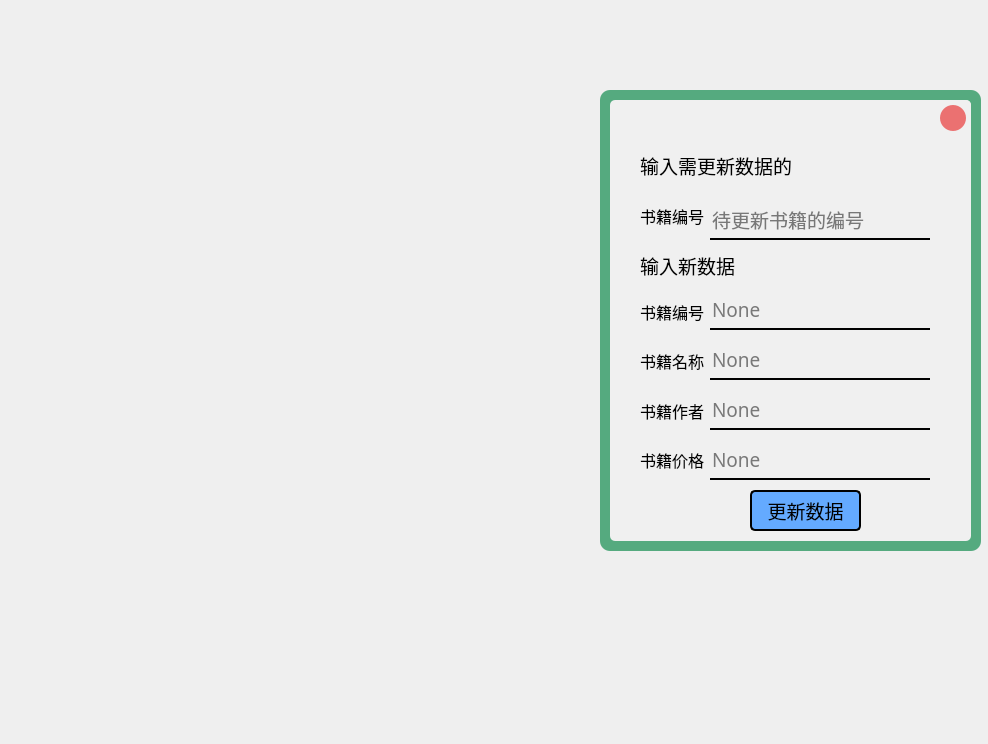
<?xml version="1.0" encoding="UTF-8"?>
<ui version="4.0">
 <class>update_page</class>
 <widget class="QMainWindow" name="update_page">
  <property name="enabled">
   <bool>true</bool>
  </property>
  <property name="geometry">
   <rect>
    <x>0</x>
    <y>0</y>
    <width>988</width>
    <height>744</height>
   </rect>
  </property>
  <property name="windowTitle">
   <string>MainWindow</string>
  </property>
  <property name="windowIcon">
   <iconset resource="res.qrc">
    <normaloff>:/icon/icon/更新.svg</normaloff>:/icon/icon/更新.svg</iconset>
  </property>
  <property name="styleSheet">
   <string notr="true"/>
  </property>
  <widget class="QWidget" name="centralwidget">
   <widget class="QFrame" name="frame_7">
    <property name="geometry">
     <rect>
      <x>600</x>
      <y>90</y>
      <width>381</width>
      <height>461</height>
     </rect>
    </property>
    <property name="styleSheet">
     <string notr="true">border-radius:10px;
background-color: rgb(85, 170, 127);</string>
    </property>
    <property name="frameShape">
     <enum>QFrame::StyledPanel</enum>
    </property>
    <property name="frameShadow">
     <enum>QFrame::Raised</enum>
    </property>
    <widget class="QFrame" name="frame">
     <property name="geometry">
      <rect>
       <x>10</x>
       <y>10</y>
       <width>361</width>
       <height>441</height>
      </rect>
     </property>
     <property name="styleSheet">
      <string notr="true">background-color: rgb(240, 240, 240);
border-radius:5px;</string>
     </property>
     <property name="frameShape">
      <enum>QFrame::NoFrame</enum>
     </property>
     <property name="frameShadow">
      <enum>QFrame::Raised</enum>
     </property>
     <widget class="QLabel" name="label_7">
      <property name="geometry">
       <rect>
        <x>30</x>
        <y>100</y>
        <width>71</width>
        <height>31</height>
       </rect>
      </property>
      <property name="font">
       <font>
        <family>微软雅黑</family>
        <pointsize>12</pointsize>
       </font>
      </property>
      <property name="text">
       <string>书籍编号</string>
      </property>
     </widget>
     <widget class="QLineEdit" name="price_input">
      <property name="geometry">
       <rect>
        <x>100</x>
        <y>340</y>
        <width>220</width>
        <height>40</height>
       </rect>
      </property>
      <property name="font">
       <font>
        <family>方正准圆_GBK</family>
        <pointsize>14</pointsize>
       </font>
      </property>
      <property name="styleSheet">
       <string notr="true">border:none;
border-bottom:2px solid rgb(0,0,0);
border-radius:0px;
</string>
      </property>
      <property name="placeholderText">
       <string>None</string>
      </property>
     </widget>
     <widget class="QWidget" name="layoutWidget">
      <property name="geometry">
       <rect>
        <x>30</x>
        <y>190</y>
        <width>66</width>
        <height>191</height>
       </rect>
      </property>
      <layout class="QVBoxLayout" name="verticalLayout">
       <item>
        <widget class="QLabel" name="label_3">
         <property name="font">
          <font>
           <family>微软雅黑</family>
           <pointsize>12</pointsize>
          </font>
         </property>
         <property name="text">
          <string>书籍编号</string>
         </property>
        </widget>
       </item>
       <item>
        <widget class="QLabel" name="label_4">
         <property name="font">
          <font>
           <family>微软雅黑</family>
           <pointsize>12</pointsize>
          </font>
         </property>
         <property name="text">
          <string>书籍名称</string>
         </property>
        </widget>
       </item>
       <item>
        <widget class="QLabel" name="label_5">
         <property name="font">
          <font>
           <family>微软雅黑</family>
           <pointsize>12</pointsize>
          </font>
         </property>
         <property name="text">
          <string>书籍作者</string>
         </property>
        </widget>
       </item>
       <item>
        <widget class="QLabel" name="label_6">
         <property name="font">
          <font>
           <family>微软雅黑</family>
           <pointsize>12</pointsize>
           <kerning>true</kerning>
          </font>
         </property>
         <property name="text">
          <string>书籍价格</string>
         </property>
        </widget>
       </item>
      </layout>
     </widget>
     <widget class="QLineEdit" name="writer_input">
      <property name="geometry">
       <rect>
        <x>100</x>
        <y>290</y>
        <width>220</width>
        <height>40</height>
       </rect>
      </property>
      <property name="font">
       <font>
        <family>方正准圆_GBK</family>
        <pointsize>14</pointsize>
       </font>
      </property>
      <property name="styleSheet">
       <string notr="true">border:none;
border-bottom:2px solid rgb(0,0,0);
border-radius:0px;
</string>
      </property>
      <property name="placeholderText">
       <string>None</string>
      </property>
     </widget>
     <widget class="QLineEdit" name="data_updated">
      <property name="geometry">
       <rect>
        <x>100</x>
        <y>100</y>
        <width>220</width>
        <height>40</height>
       </rect>
      </property>
      <property name="font">
       <font>
        <family>方正准圆_GBK</family>
        <pointsize>14</pointsize>
       </font>
      </property>
      <property name="styleSheet">
       <string notr="true">border:none;
border-bottom:2px solid rgb(0,0,0);
border-radius:0px;
</string>
      </property>
      <property name="placeholderText">
       <string>待更新书籍的编号</string>
      </property>
     </widget>
     <widget class="QLineEdit" name="id_input">
      <property name="geometry">
       <rect>
        <x>100</x>
        <y>190</y>
        <width>220</width>
        <height>40</height>
       </rect>
      </property>
      <property name="font">
       <font>
        <family>方正准圆_GBK</family>
        <pointsize>14</pointsize>
       </font>
      </property>
      <property name="styleSheet">
       <string notr="true">border:none;
border-bottom:2px solid rgb(0,0,0);
border-radius:0px;

</string>
      </property>
      <property name="placeholderText">
       <string>None</string>
      </property>
     </widget>
     <widget class="QLabel" name="label">
      <property name="geometry">
       <rect>
        <x>30</x>
        <y>40</y>
        <width>171</width>
        <height>51</height>
       </rect>
      </property>
      <property name="font">
       <font>
        <family>黑体</family>
        <pointsize>14</pointsize>
       </font>
      </property>
      <property name="text">
       <string>输入需更新数据的</string>
      </property>
     </widget>
     <widget class="QLabel" name="label_2">
      <property name="geometry">
       <rect>
        <x>30</x>
        <y>150</y>
        <width>291</width>
        <height>31</height>
       </rect>
      </property>
      <property name="font">
       <font>
        <family>黑体</family>
        <pointsize>14</pointsize>
       </font>
      </property>
      <property name="text">
       <string>输入新数据</string>
      </property>
      <property name="alignment">
       <set>Qt::AlignLeading|Qt::AlignLeft|Qt::AlignVCenter</set>
      </property>
     </widget>
     <widget class="QLineEdit" name="name_input">
      <property name="geometry">
       <rect>
        <x>100</x>
        <y>240</y>
        <width>220</width>
        <height>40</height>
       </rect>
      </property>
      <property name="font">
       <font>
        <family>方正准圆_GBK</family>
        <pointsize>14</pointsize>
       </font>
      </property>
      <property name="styleSheet">
       <string notr="true">border:none;
border-bottom:2px solid rgb(0,0,0);
border-radius:0px;

</string>
      </property>
      <property name="placeholderText">
       <string>None</string>
      </property>
     </widget>
     <widget class="QFrame" name="frame_4">
      <property name="geometry">
       <rect>
        <x>320</x>
        <y>0</y>
        <width>41</width>
        <height>41</height>
       </rect>
      </property>
      <property name="frameShape">
       <enum>QFrame::NoFrame</enum>
      </property>
      <property name="frameShadow">
       <enum>QFrame::Raised</enum>
      </property>
      <widget class="QPushButton" name="close_button_u">
       <property name="geometry">
        <rect>
         <x>10</x>
         <y>5</y>
         <width>26</width>
         <height>26</height>
        </rect>
       </property>
       <property name="styleSheet">
        <string notr="true">QPushButton{
	color: rgb(255, 255, 255);
	background-color: rgb(235, 113, 113);
	text-align:center;
	border:0px outset rgb(255, 255, 255);
	border-radius:13px;
}
QPushButton:hover {
	border:-4px outset rgba(36, 36, 36,0);
}
QPushButton:pressed {
	border:4px outset rgba(36, 36, 36,0);
}
</string>
       </property>
       <property name="text">
        <string/>
       </property>
       <property name="icon">
        <iconset resource="res.qrc">
         <normaloff>:/icon/icon/关闭白.svg</normaloff>:/icon/icon/关闭白.svg</iconset>
       </property>
      </widget>
     </widget>
    </widget>
    <widget class="QPushButton" name="updated_button">
     <property name="geometry">
      <rect>
       <x>150</x>
       <y>400</y>
       <width>111</width>
       <height>41</height>
      </rect>
     </property>
     <property name="font">
      <font>
       <family>方正准圆_GBK</family>
       <pointsize>14</pointsize>
      </font>
     </property>
     <property name="styleSheet">
      <string notr="true">QPushButton{
	background-color: rgb(100, 170, 255);
	border:2px solid;
	border-radius:5px;
}
QPushButton:hover {
	background-color: rgb(0, 170, 255);
	border:2px solid;
}
QPushButton:pressed {
	background-color: rgb(0, 170, 255);
	border:2px solid;
	border:4px outset;
}</string>
     </property>
     <property name="text">
      <string>更新数据</string>
     </property>
    </widget>
   </widget>
  </widget>
 </widget>
 <tabstops>
  <tabstop>data_updated</tabstop>
  <tabstop>id_input</tabstop>
  <tabstop>name_input</tabstop>
  <tabstop>writer_input</tabstop>
  <tabstop>price_input</tabstop>
  <tabstop>updated_button</tabstop>
  <tabstop>close_button_u</tabstop>
 </tabstops>
 <resources>
  <include location="res.qrc"/>
 </resources>
 <connections/>
</ui>
